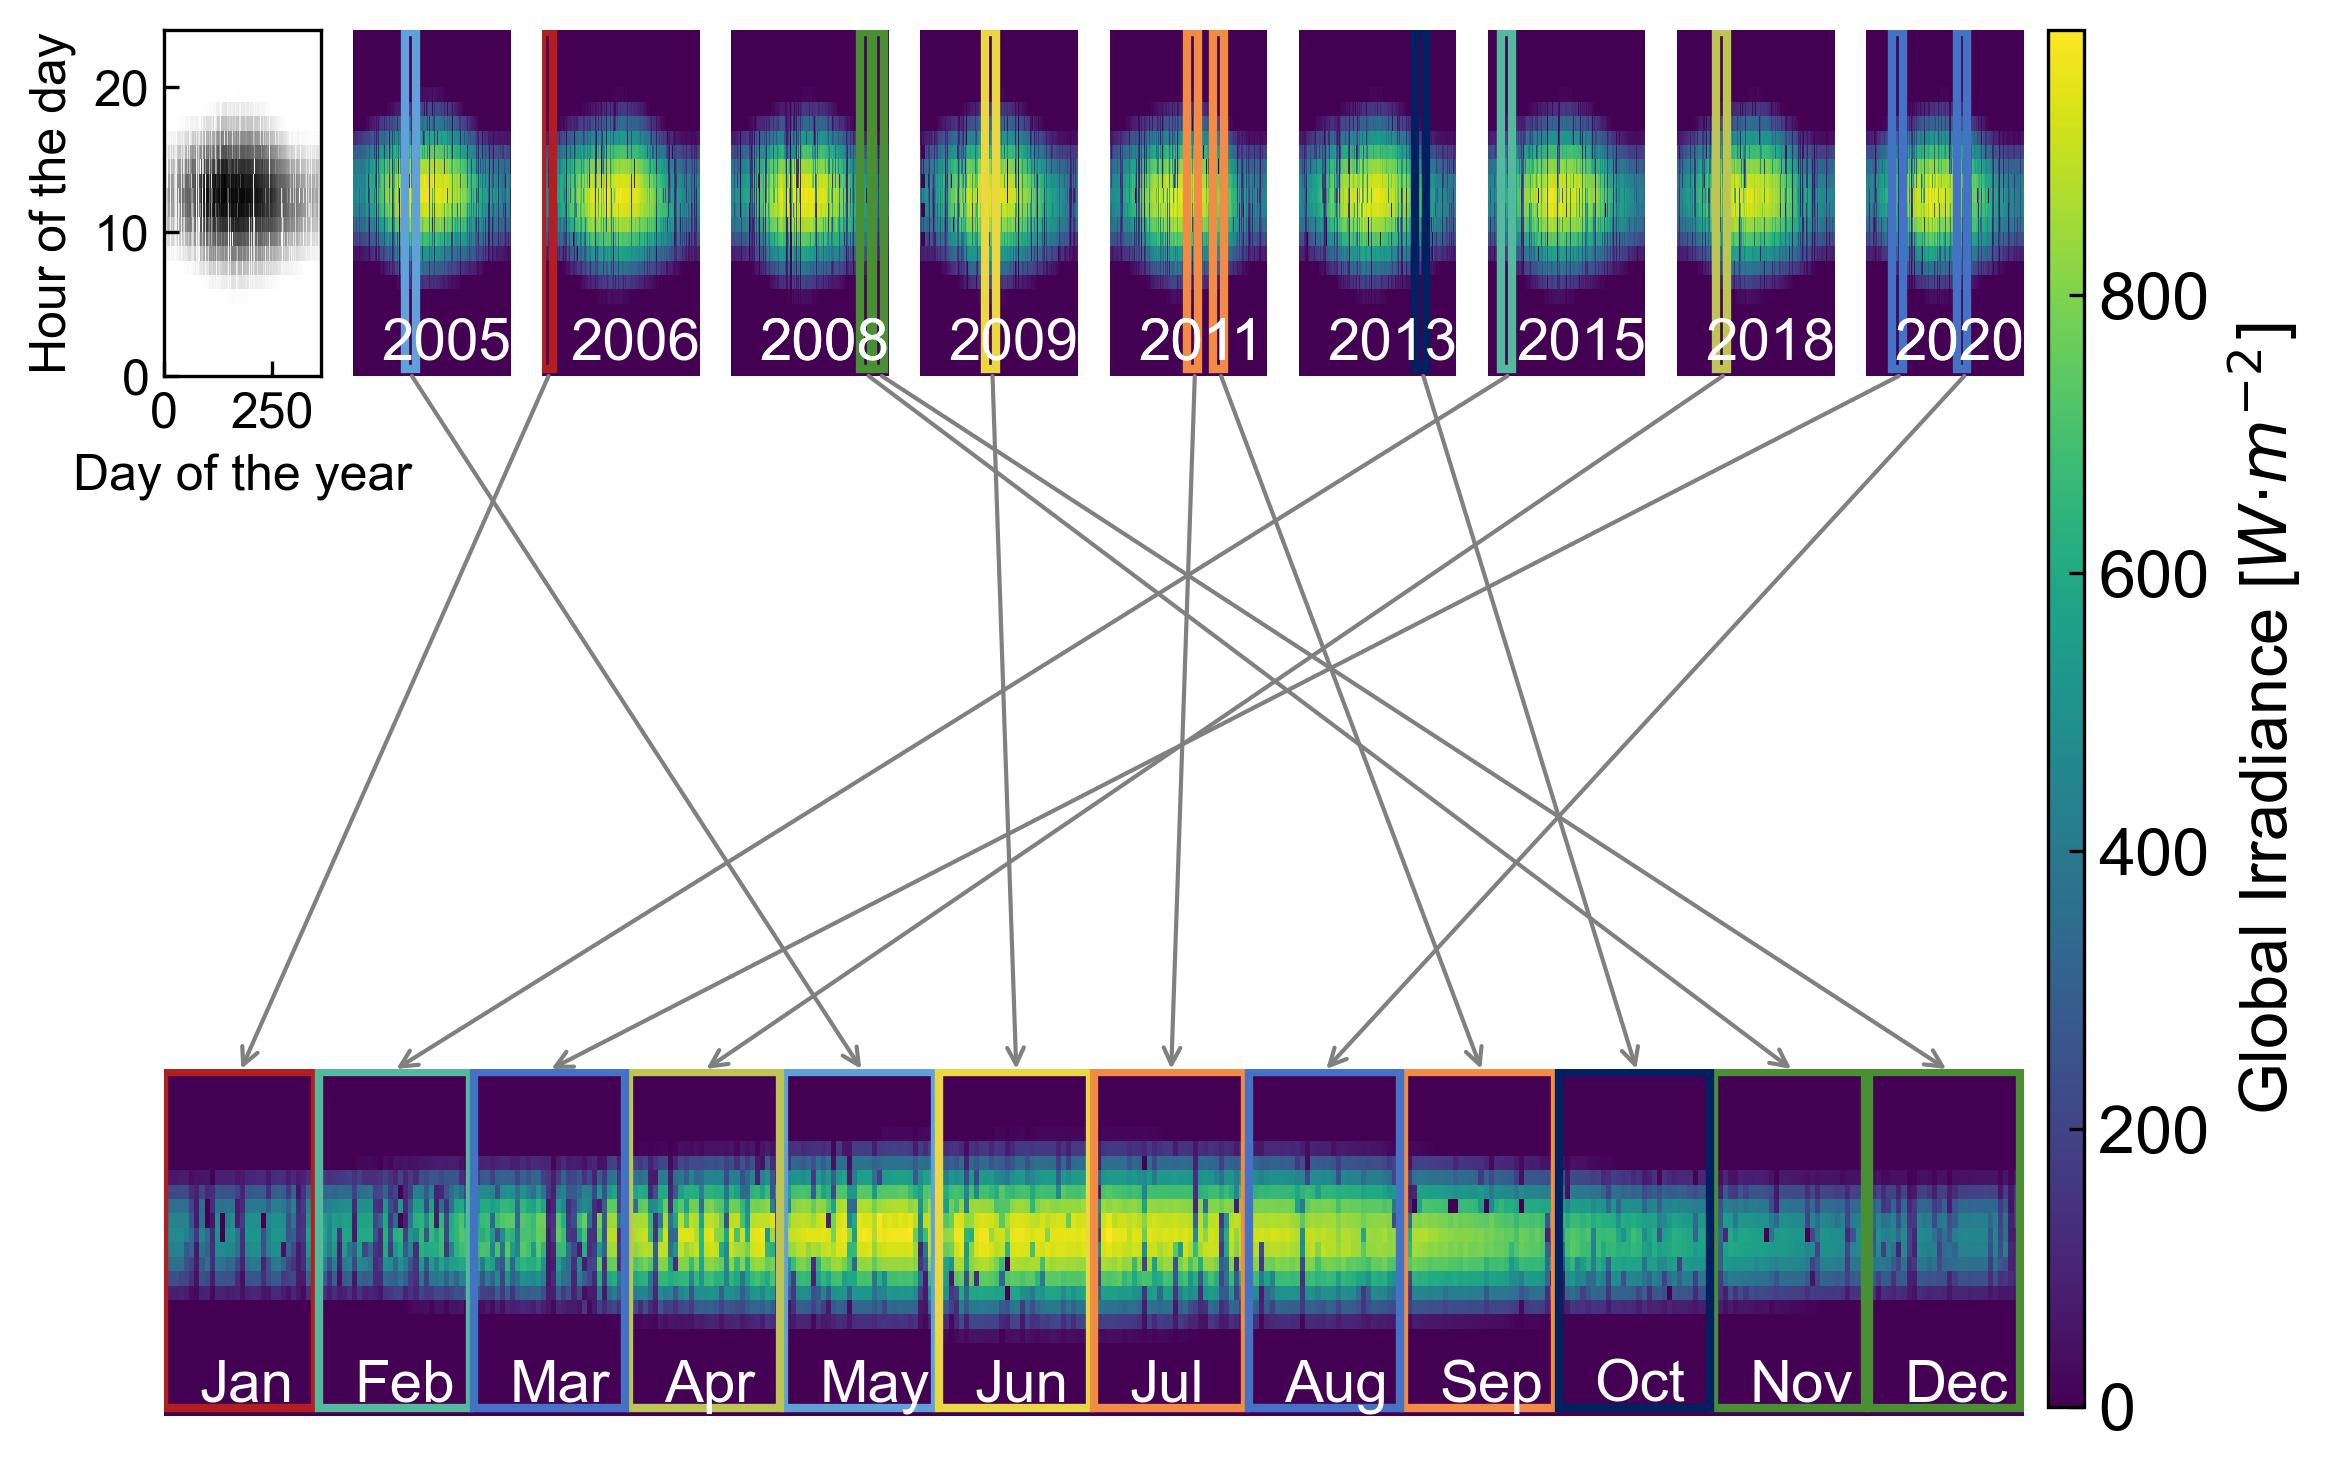

Write the Python code that produced this figure.
# -*- coding: utf-8 -*-
"""
Code that generates Figure 2.19 of the chapter "2. Solar Radiation" of the book "Fundamentals of Solar Cells and Photovoltaic Systems Engineering"
(C) 2022 Rubén Núñez - CC BY 4.0
"""

import requests
from pathlib import Path
import pandas as pd
import matplotlib.pyplot as plt
from matplotlib.patches import Rectangle, ConnectionPatch
import pvlib
import datetime as dt

plt.style.use('../pv-textbook.mplstyle')

lat, lon = -15.42, 28.28 # Lusaka (Zambia)

params = {'lat': lat, 'lon': lon, 'browser': 1, 'outputformat': 'csv'}

series_calc_file = Path('data/Figure2.19 - tmy_generation_seriescalc.csv')
if not series_calc_file.exists():
    resp_seriescalc = requests.get('https://re.jrc.ec.europa.eu/api/v5_2/seriescalc', params=params)
    with open(series_calc_file, 'wb') as f:
        f.write(resp_seriescalc.content)

tmy_file = Path('data/Figure2.19 - tmy_generation_year.csv')
if not tmy_file.exists():
    resp_tmy = requests.get('https://re.jrc.ec.europa.eu/api/v5_2/tmy', params=params)
    with open(tmy_file, 'wb') as f:
        f.write(resp_tmy.content)

#%%
tmy, m, _,_ = pvlib.iotools.read_pvgis_tmy(tmy_file, map_variables=True)

tmy_months = {k:v for k,v in [(mes['month'], mes['year']) for mes in m]}

#%%
series_calc = pd.read_csv(series_calc_file, skiprows=8, index_col='time', skipfooter=10, 
                          parse_dates=True, infer_datetime_format=True, date_parser=lambda x: dt.datetime.strptime(x, '%Y%m%d:%H%M'))

series_calc = series_calc.rename({'G(i)': 'ghi'}, axis='columns')
series_calc['hour'] = series_calc.index.hour
series_calc['date'] = series_calc.index.date
series_calc['year'] = series_calc.index.year

#%%
unique_years = sorted(list(set(tmy_months.values())))

fig = plt.figure(figsize=(8, 6))
spec = fig.add_gridspec(nrows=2, ncols=len(unique_years)+1)

fig.subplots_adjust(hspace=2)

tmy = tmy.set_index(tmy.index.map(lambda t: t.replace(year=2022)))

tmy['hour'] = tmy.index.hour
tmy['date'] = tmy.index.date

ax_tmy = fig.add_subplot(spec[1,:])
im = ax_tmy.pcolormesh(tmy.pivot_table('ghi', 'hour', 'date', fill_value=0))
ax_tmy.axis('off')

for num_month, year_series_calc in enumerate(unique_years):
    ax_year = fig.add_subplot(spec[0, num_month+1])
    ax_year.pcolormesh(series_calc[series_calc['year'] == year_series_calc].pivot_table('ghi', 'hour', 'date', fill_value=0))
    ax_year.axis('off')
    
    label_months = ''
    for month_tmy_year in [month for month, year in tmy_months.items() if year == year_series_calc]:
        color = f'C{num_month}' # iterate list of colors using Cx notation

        ax_year.add_patch(Rectangle(xy=(30*(month_tmy_year-1), 0.5), width=25, height=23.3, facecolor='none', edgecolor=color, hatch='', linewidth=2, alpha=1))
        label_months += str(month_tmy_year)+' '
        ax_year.text(x=0.18, y=0.05, s=year_series_calc, color='white', transform=ax_year.transAxes, fontsize=14)
        
        ax_tmy.add_patch(Rectangle(xy=(30.417*(month_tmy_year-1), 0.5), width=29.7, height=23.3, facecolor='none', edgecolor=color, hatch='', linewidth=2, alpha=1))
        ax_tmy.text(x=30.417*(month_tmy_year-1)+7, y=1, s=dt.date(year=2010, month=month_tmy_year, day=1).strftime('%b'), color='white', fontsize=14)
        
        con = ConnectionPatch(xyA=(30.417*(month_tmy_year-1)+15, 0), xyB=(month_tmy_year/12-(1/24), 1), coordsA="data", coordsB="axes fraction",
                      axesA=ax_year, axesB=ax_tmy, color='gray', arrowstyle="->")
        ax_year.add_artist(con)

ax_legend = fig.add_subplot(spec[0, 0]) #fig.add_axes([0.26, 0.43, 0.07, 0.22]) # [left, bottom, width, height]
ax_legend.pcolormesh(tmy.pivot_table('ghi', 'hour', 'date', fill_value=0), cmap='Greys')
ax_legend.set_xlabel('Day of the year', fontsize=12)
ax_legend.set_ylabel('Hour of the day', fontsize=12)
ax_legend.tick_params(axis='x', labelsize=12)
ax_legend.tick_params(axis='y', labelsize=12)

cbar_ax = fig.add_axes([0.91, 0.115, 0.015, 0.765])
cb = fig.colorbar(im, cax=cbar_ax)
cb.set_label(label='Global Irradiance [$W·m^{-2}]$', size=16)
cb.ax.tick_params(labelsize=16)

plt.savefig('Figure2.19 - tmy_generation.jpg', bbox_inches='tight', dpi=300)